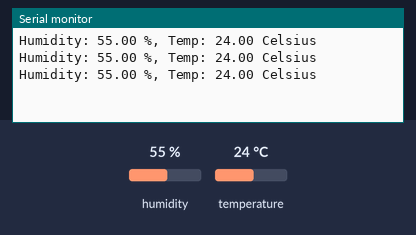
A sketch run on a simulated Arduino Uno, built with avr-gcc and run on an emulated ATmega328P. Parts: the last lines printed to the serial monitor. The test bench sets the inputs (shaded band); at power-on: humidity 55 %, temperature 24 °C.

Above: at 2.8 s.
2.9 s: humidity set to 22 %
At 4.8 s:
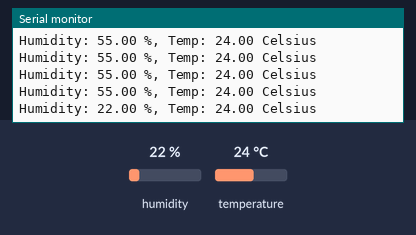
5.6 s: temperature set to 12 °C
At 6.8 s:
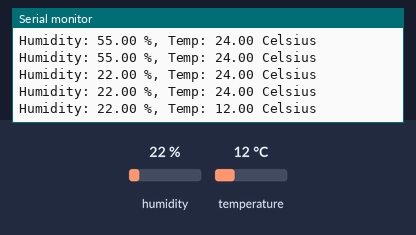
8.3 s: humidity set to 40 %
At 9.9 s:
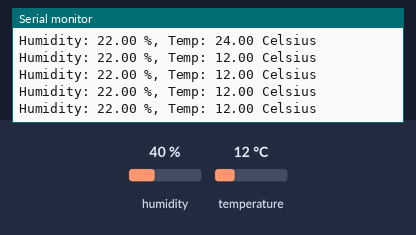
Timing chart, 0 to 11.4 s (numbered marks = the images above; inputs shaded):
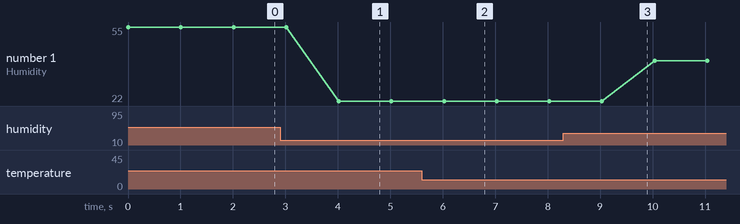

Measured:
- after the input at 2.9 s, the serial monitor: prints a new line after 1.1 s (image 1)
- after the input at 5.6 s, the serial monitor: prints a new line after 0.43 s (image 2)
- plotted number 1: 55 → 22 after the input at 2.9 s, 22 → 40 after the input at 8.3 s

The sketch:

dht22biasa.ino
```cpp
#include <DHT.h>

// Constants
#define DHTPIN 13         // what pin we're connected to
#define DHTTYPE DHT22     // DHT 22  (AM2302)
DHT dht(DHTPIN, DHTTYPE); //// Initialize DHT sensor for normal 16mhz Arduino

// Variables
int chk;
float humiditydht;
float temperaturedht;

void setup()
{
    Serial.begin(9600);
    dht.begin();
}

void loop()
{
    // Read data and store it to variables humiditydht and temperaturedht
    humiditydht = dht.readHumidity();
    temperaturedht = dht.readTemperature();
    // Print temperaturedht and humiditydhtidity values to serial monitor
    Serial.print("Humidity: ");
    Serial.print(humiditydht);
    Serial.print(" %, Temp: ");
    Serial.print(temperaturedht);
    Serial.println(" Celsius");
    delay(1000); // Delay 2 sec.
}
```
